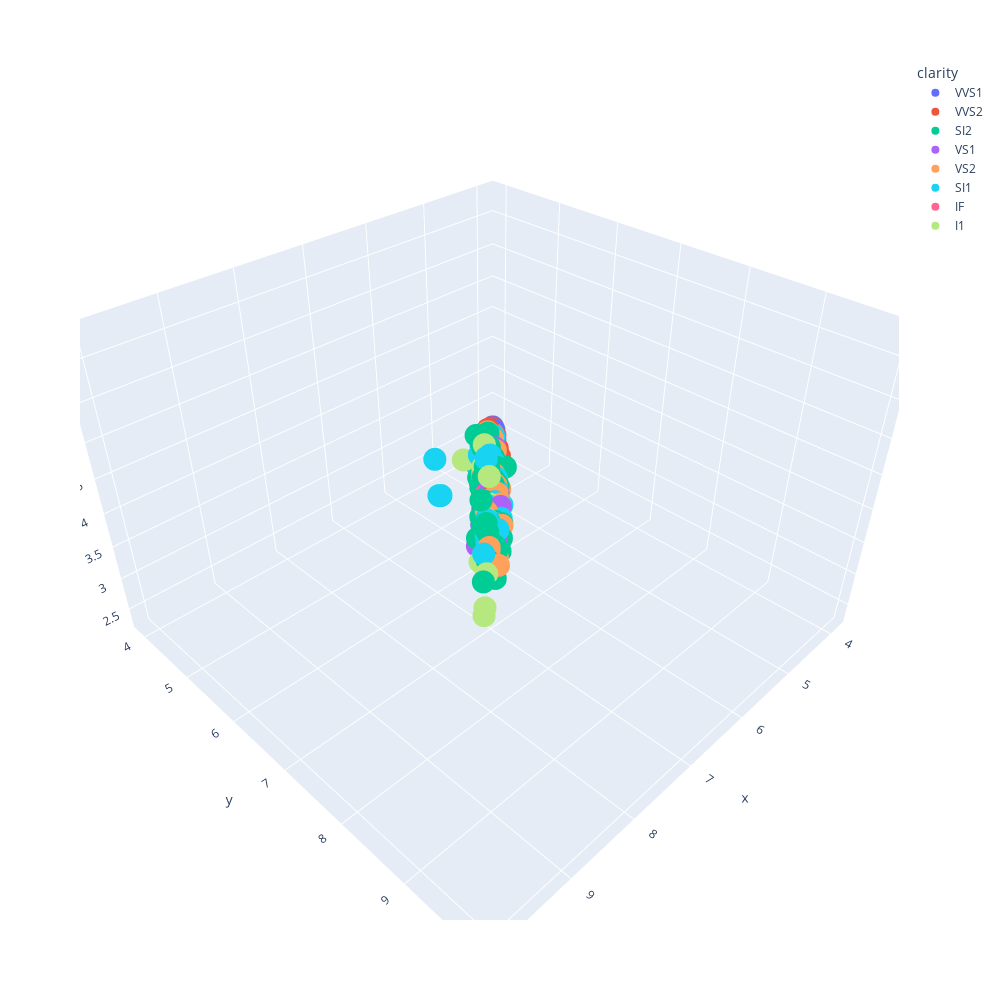

Write notebook code for a chart like this one.
### Markdown cell above
### How do x, y, and z relate to each other?

### Code cell
plt.figure(figsize=(16, 16))
fig = px.scatter_3d(
    sample,
    x='x',
    y='y',
    z='z',
    color='clarity'
)
fig.update_layout(
    width=1000,
    height=1000
)

fig.show()

### Figure 1 — Plotly figure (JSON) as saved in the notebook; plotly's stock layout.template omitted (floating-point values rounded to 4 significant figures; data arrays with more than 128 entries replaced by an {"elided": "..."} marker saying what was removed)
{"data": [{"hovertemplate": "clarity=VVS1<br>x=%{x}<br>y=%{y}<br>z=%{z}<extra></extra>", "legendgroup": "VVS1", "marker": {"color": "#636efa", "symbol": "circle"}, "mode": "markers", "name": "VVS1", "scene": "scene", "showlegend": true, "type": "scatter3d", "x": {"elided": "219 float values"}, "y": {"elided": "219 float values"}, "z": {"elided": "219 float values"}}, {"hovertemplate": "clarity=VVS2<br>x=%{x}<br>y=%{y}<br>z=%{z}<extra></extra>", "legendgroup": "VVS2", "marker": {"color": "#EF553B", "symbol": "circle"}, "mode": "markers", "name": "VVS2", "scene": "scene", "showlegend": true, "type": "scatter3d", "x": {"elided": "278 float values"}, "y": {"elided": "278 float values"}, "z": {"elided": "278 float values"}}, {"hovertemplate": "clarity=SI2<br>x=%{x}<br>y=%{y}<br>z=%{z}<extra></extra>", "legendgroup": "SI2", "marker": {"color": "#00cc96", "symbol": "circle"}, "mode": "markers", "name": "SI2", "scene": "scene", "showlegend": true, "type": "scatter3d", "x": {"elided": "535 float values"}, "y": {"elided": "535 float values"}, "z": {"elided": "535 float values"}}, {"hovertemplate": "clarity=VS1<br>x=%{x}<br>y=%{y}<br>z=%{z}<extra></extra>", "legendgroup": "VS1", "marker": {"color": "#ab63fa", "symbol": "circle"}, "mode": "markers", "name": "VS1", "scene": "scene", "showlegend": true, "type": "scatter3d", "x": {"elided": "459 float values"}, "y": {"elided": "459 float values"}, "z": {"elided": "459 float values"}}, {"hovertemplate": "clarity=VS2<br>x=%{x}<br>y=%{y}<br>z=%{z}<extra></extra>", "legendgroup": "VS2", "marker": {"color": "#FFA15A", "symbol": "circle"}, "mode": "markers", "name": "VS2", "scene": "scene", "showlegend": true, "type": "scatter3d", "x": {"elided": "677 float values"}, "y": {"elided": "677 float values"}, "z": {"elided": "677 float values"}}, {"hovertemplate": "clarity=SI1<br>x=%{x}<br>y=%{y}<br>z=%{z}<extra></extra>", "legendgroup": "SI1", "marker": {"color": "#19d3f3", "symbol": "circle"}, "mode": "markers", "name": "SI1", "scene": "scene", "showlegend": true, "type": "scatter3d", "x": {"elided": "701 float values"}, "y": {"elided": "701 float values"}, "z": {"elided": "701 float values"}}, {"hovertemplate": "clarity=IF<br>x=%{x}<br>y=%{y}<br>z=%{z}<extra></extra>", "legendgroup": "IF", "marker": {"color": "#FF6692", "symbol": "circle"}, "mode": "markers", "name": "IF", "scene": "scene", "showlegend": true, "type": "scatter3d", "x": [5.16, 4.43, 4.57, 5.39, 4.6, 4.35, 4.46, 4.27, 4.32, 4.42, 7.33, 4.52, 6.35, 4.61, 5.42, 4.45, 4.31, 5.0, 4.28, 7.27, 4.36, 6.99, 5.49, 4.87, 4.35, 4.33, 4.75, 4.9, 5.5, 4.47, 4.25, 4.7, 7.34, 6.62, 4.38, 4.34, 5.25, 6.64, 4.54, 4.39, 4.07, 4.34, 4.38, 4.37, 4.69, 5.19, 4.33, 4.16, 4.55, 4.37, 4.36, 7.62, 5.23, 6.64, 4.4, 5.62, 5.26, 7.31, 6.41, 4.4, 4.3, 4.35, 4.24, 4.08, 5.41, 3.97, 4.38, 4.35, 4.38, 4.8, 4.31, 4.39, 5.44, 6.41, 6.65, 4.51, 4.71, 6.61, 4.96], "y": [5.27, 4.47, 4.55, 5.44, 4.64, 4.37, 4.42, 4.3, 4.3, 4.45, 7.38, 4.51, 6.31, 4.65, 5.48, 4.49, 4.34, 5.05, 4.24, 7.33, 4.39, 7.03, 5.58, 4.84, 4.38, 4.36, 4.71, 4.95, 5.47, 4.46, 4.28, 4.74, 7.25, 6.68, 4.4, 4.3, 5.31, 6.6, 4.52, 4.34, 4.1, 4.3, 4.4, 4.41, 4.72, 5.2, 4.36, 4.19, 4.6, 4.33, 4.39, 7.59, 5.31, 6.7, 4.44, 5.65, 5.34, 7.21, 6.43, 4.44, 4.33, 4.39, 4.3, 4.1, 5.38, 4.0, 4.44, 4.39, 4.34, 4.77, 4.34, 4.36, 5.47, 6.47, 6.62, 4.49, 4.76, 6.68, 4.93], "z": [3.19, 2.75, 2.64, 3.36, 2.88, 2.7, 2.75, 2.66, 2.59, 2.74, 4.6, 2.81, 3.99, 2.79, 3.36, 2.76, 2.69, 3.12, 2.72, 4.54, 2.71, 4.22, 3.33, 3.02, 2.66, 2.68, 2.94, 3.05, 3.43, 2.75, 2.67, 2.95, 4.6, 4.08, 2.73, 2.69, 3.13, 4.06, 2.83, 2.69, 2.45, 2.68, 2.69, 2.69, 2.93, 3.16, 2.68, 2.58, 2.83, 2.67, 2.71, 4.68, 3.12, 3.96, 2.64, 3.54, 3.26, 4.57, 4.08, 2.69, 2.68, 2.66, 2.69, 2.5, 3.3, 2.45, 2.73, 2.63, 2.69, 2.95, 2.7, 2.67, 3.38, 4.03, 3.97, 2.79, 2.84, 4.09, 3.07]}, {"hovertemplate": "clarity=I1<br>x=%{x}<br>y=%{y}<br>z=%{z}<extra></extra>", "legendgroup": "I1", "marker": {"color": "#B6E880", "symbol": "circle"}, "mode": "markers", "name": "I1", "scene": "scene", "showlegend": true, "type": "scatter3d", "x": [6.29, 7.63, 6.39, 8.31, 6.59, 9.04, 5.8, 8.13, 7.71, 7.62, 6.42, 7.5, 6.91, 6.39, 6.76, 5.65, 6.04, 6.47, 10.01, 4.68, 7.31, 4.45, 6.91, 6.35, 7.43, 8.3, 6.69, 6.75, 6.09, 5.37, 6.65, 6.32, 6.18, 6.32, 6.45, 6.25, 6.42, 6.08, 6.61, 6.9, 6.2, 6.38, 8.71, 6.7, 6.55, 5.76, 7.39, 7.4, 5.07, 7.18, 6.7, 10.02], "y": [6.32, 7.58, 6.32, 8.22, 6.56, 8.98, 5.63, 8.07, 7.8, 7.59, 6.44, 7.47, 6.86, 6.28, 6.72, 5.48, 5.91, 6.33, 9.94, 4.64, 7.39, 4.41, 6.87, 6.32, 7.35, 8.19, 6.65, 6.69, 6.05, 5.43, 6.59, 6.35, 6.16, 6.26, 6.47, 6.18, 6.3, 6.02, 6.67, 6.79, 6.08, 5.88, 8.56, 6.65, 6.5, 5.57, 7.36, 7.28, 5.03, 7.13, 6.74, 9.94], "z": [3.76, 4.77, 3.84, 4.91, 3.99, 5.49, 3.52, 5.12, 4.69, 4.8, 4.0, 5.04, 4.21, 3.91, 4.19, 3.48, 4.0, 4.13, 6.31, 2.95, 4.54, 2.69, 4.15, 3.99, 4.52, 4.84, 4.15, 4.05, 3.9, 3.42, 4.31, 3.99, 3.82, 3.88, 3.98, 3.99, 3.99, 4.07, 4.05, 4.14, 4.22, 3.98, 5.19, 3.74, 3.94, 3.39, 4.52, 4.42, 3.14, 4.65, 4.1, 6.24]}], "layout": {"height": 1000, "legend": {"title": {"text": "clarity"}, "tracegroupgap": 0}, "margin": {"t": 60}, "scene": {"domain": {"x": [0, 1], "y": [0, 1]}, "xaxis": {"title": {"text": "x"}}, "yaxis": {"title": {"text": "y"}}, "zaxis": {"title": {"text": "z"}}}, "width": 1000}}
